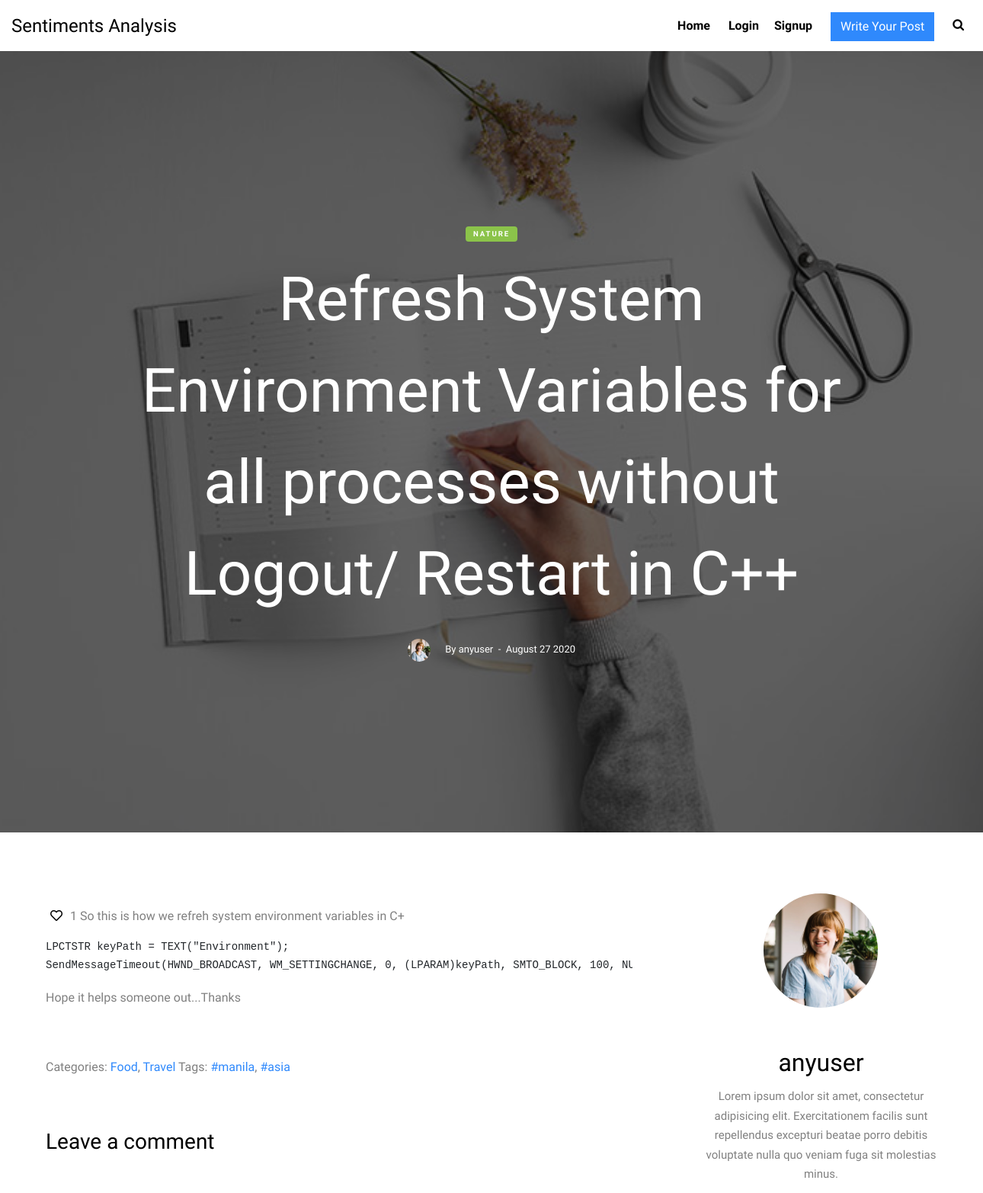
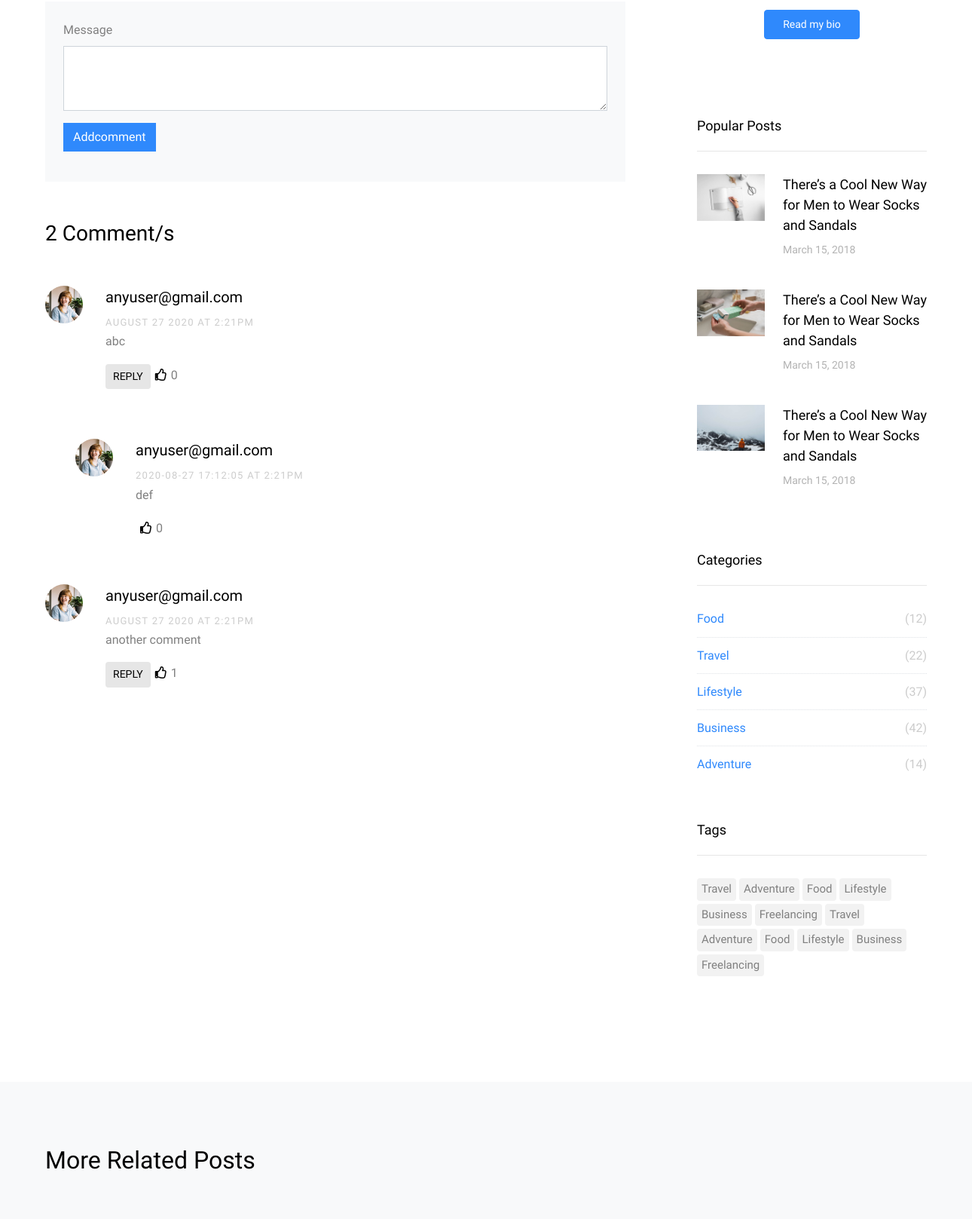
/code/single.php?id=18 (upper part), run on the app's committed database (2 pictures, top to bottom).
### tables this page shows
CREATE TABLE `posts` (
  `Post_Id` int(11) NOT NULL,
  `P_Title` varchar(250) NOT NULL,
  `Author_Id` int(100) NOT NULL,
  `Author_Name` varchar(50) NOT NULL,
  `Description` text NOT NULL,
  `Time` timestamp NOT NULL DEFAULT current_timestamp() ON UPDATE current_timestamp(),
  `T_Comments` int(50) NOT NULL,
  `Post_Likes` int(100) NOT NULL,
  `P_Thumbnail` varchar(250) NOT NULL
);

CREATE TABLE `users` (
  `Id` int(11) NOT NULL,
  `Username` varchar(100) NOT NULL,
  `Email` varchar(250) NOT NULL,
  `Password` varchar(250) NOT NULL,
  `UserType` varchar(100) NOT NULL,
  `Image_Name` varchar(500) NOT NULL,
  `Status` varchar(50) NOT NULL
);

CREATE TABLE `comments` (
  `Comment_Id` int(11) NOT NULL,
  `Post_Id` int(11) NOT NULL,
  `Commenter_Id` int(11) NOT NULL,
  `Commenter_Name` varchar(100) NOT NULL,
  `Comment` varchar(32768) NOT NULL,
  `C_Likes` int(11) NOT NULL,
  `C_Replys` int(11) NOT NULL,
  `Timee` timestamp NOT NULL DEFAULT current_timestamp() ON UPDATE current_timestamp()
);

CREATE TABLE `replys` (
  `Reply_Id` int(11) NOT NULL,
  `Post_Id` int(11) NOT NULL,
  `Comment_Id` int(11) NOT NULL,
  `Repliers_Id` int(11) NOT NULL,
  `Repliers_Email` varchar(150) NOT NULL,
  `Reply` varchar(32768) NOT NULL,
  `R_Likes` int(11) NOT NULL,
  `Time` timestamp NOT NULL DEFAULT current_timestamp() ON UPDATE current_timestamp()
);

### code/single.php (the view, shortened to what this page needs)
<!DOCTYPE html>
<html lang="en">
<head>
  <?php require 'connection.php';session_start();?>
  <link href="https://use.fontawesome.com/releases/v5.4.1/css/all.css" rel="stylesheet">
  <link rel="stylesheet" href="fonts/icomoon/style.css">
  <link rel="stylesheet" href="css/bootstrap.min.css">
  <link rel="stylesheet" href="css/magnific-popup.css">
  <link rel="stylesheet" href="css/jquery-ui.css">
  <link rel="stylesheet" href="css/owl.carousel.min.css">
  <link rel="stylesheet" href="css/owl.theme.default.min.css">
  <link rel="stylesheet" href="css/bootstrap-datepicker.css">
  <link rel="stylesheet" href="fonts/flaticon/font/flaticon.css">
  <link rel="stylesheet" href="css/aos.css">
  <link rel="stylesheet" href="css/style.css">
</head>
<body>
<div class="site-wrap">
  <header class="site-navbar" role="banner">
    <div class="container-fluid">
      <div class="row align-items-center">
        <div class="col-4 site-logo">
          <a href="index.html" class="text-black h2 mb-0">Sentiments Analysis</a>
        </div>
        <div class="col-8 text-right">
          <nav class="site-navigation" role="navigation">
            <ul class="site-menu js-clone-nav mr-auto d-none d-lg-block mb-0">
              <li><a href="index.php">Home</a></li>
              <?php
                  if(!isset($_SESSION['id'])){
                  echo '<li><a data-toggle="modal" data-target="#myModal" style="cursor: pointer;">Login</a></li>';
                  echo '<li><a data-toggle="modal" data-target="#myModalSIGNUP" style="cursor: pointer;">Signup</a></li>';
                  }
                  elseif(isset($_SESSION['id'])){
                  echo '<li><a href="logout.php">Logout</a></li>';
                  }
              ?>
              <li class="nav-item"><?php
                  if(!isset($_SESSION['id'])){
                  echo '<button class="btn btn-primary" type="submit" data-toggle="modal" data-target="#myModal">Write Your Post</button>';
                  }
                  elseif(isset($_SESSION['id'])){
                  echo '<a href="writepost.php"><button class="btn btn-primary">Write Your Post</button></a>';
                  }
                  ?>
              </li>
              <li class="d-none d-lg-inline-block"><a href="#" class="js-search-toggle"><span class="icon-search"></span></a></li>
            </ul>
          </nav>
        </div>
      </div>
    </div>
  </header>
  <?php
  if(isset($_GET['id'])){
  $sql3 ="SELECT * FROM posts Where Post_Id='{$_GET['id']}'";
  $res3 = mysqli_query($conn,$sql3);
  $row=mysqli_fetch_array($res3);
  $sql4 ="SELECT * FROM users Where Id='{$row['Author_Id']}'";
  $res4 = mysqli_query($conn,$sql4);
  $row1=mysqli_fetch_array($res4);
  $time = $row['Time'];$explode = explode(' ', $time);
  $explodedtime = $explode[0];
  $time=strtotime($explodedtime);
  $month=date("F",$time);
  $year=date("Y",$time);
  $day=date("j",$time);
  $date = $month." ".$day." ".$year;
  ?>
  <div class="site-cover site-cover-sm same-height overlay single-page" style="background-image: url('images/<?=$row['P_Thumbnail'];?>');">
    <div class="container">
      <div class="row same-height justify-content-center">
        <div class="col-md-12 col-lg-10">
          <div class="post-entry text-center">
            <span class="post-category text-white bg-success mb-3">Nature</span>
            <h1 class="mb-4"><a href="#"><?=$row['P_Title'];?></a></h1>
            <div class="post-meta align-items-center text-center">
              <figure class="author-figure mb-0 mr-3 d-inline-block"><img src="images/<?=$row1['Image_Name'];?>" alt="Image" class="img-fluid"></figure>
              <span class="d-inline-block mt-1">By&nbsp;<?=$row1['Username'];?></span>
              <span>&nbsp;-&nbsp; <?=$date;?></span>
            </div>
          </div>
        </div>
      </div>
    </div>
  </div>
  <?php '';}?>
  <section class="site-section py-lg">
    <div class="container">
      <div class="row blog-entries element-animate">
        <div class="col-md-12 col-lg-8 main-content">
          <div class="post-content-body">
            <p><form style="float: left;">
                <?php echo'<button style="background:none;border: none;text-decoration: none;display: inline-block;outline:none;" name="like" id="like" value="like"';?>
                <?php if(isset($_SESSION['id'])){
                  echo 'type="submit" onclick="return likepost('.$row['Post_Id'].')"';}
                elseif(!isset($_SESSION['id'])){echo 'type="button" data-toggle="modal" data-target="#myModal"';}
                echo '';?><i class="far fa-heart fa-heart1" id="liker"></i></button>
                <?php echo "<span id='updatelikes".$row['Post_Id']."'>".$row['Post_Likes']."</span>";?>&nbsp;
              </form>
            </p>
            <p><?=$row['Description'];?></p>
          </div>
          <div class="pt-5">
            <p>Categories:  <a href="#">Food</a>, <a href="#">Travel</a>  Tags: <a href="#">#manila</a>, <a href="#">#asia</a></p>
          </div>
          <div class="comment-form-wrap pt-5">
              <h3 class="mb-5">Leave a comment</h3>
              <form class="p-4 bg-light">
                <div class="form-group">
                  <label for="message">Message</label>
                  <textarea name="cdata" id="cdata<?=$row['Post_Id']?>" cols="30" rows="3" class="form-control"></textarea>
                </div>
                <div class="form-group">
                  <?php
                  if(!isset($_SESSION['id'])){
                  echo '<button type="button" data-toggle="modal" data-target="#myModal" class="btn btn-primary" style="cursor: pointer;">Addcomment</button>';
                  }
                  elseif(isset($_SESSION['id'])){
                  echo '<input type="submit" name="comment" id="comment" value="Addcomment" class="btn btn-primary" onclick="return addcommentt('.$row['Post_Id'].')">';
                  }
                  ?>
                </div>
              </form>
            </div>
          <?php
            $sql5 ="SELECT * FROM comments Where Post_Id='{$_GET['id']}'";
            $res5 = mysqli_query($conn,$sql5);
          ?>
          <div class="pt-5">
            <h3 class="mb-5"><?php echo mysqli_num_rows($res5);?>&nbsp;Comment/s</h3>
            <ul class="comment-list">
              <?php
              while($row2=mysqli_fetch_array($res5)){
              $time = $row2['Timee'];$explode = explode(' ', $time);
              $explodedtime = $explode[0];
              $time=strtotime($explodedtime);
              $month=date("F",$time);
              $year=date("Y",$time);
              $day=date("j",$time);
              $date = $month." ".$day." ".$year;
              ?>
              <li class="comment" id="updatecomment<?=$row2['Comment_Id']?>">
                <div class="vcard">
                  <img src="images/person_1.jpg" alt="Image placeholder">
                </div>
                <div class="comment-body">
                  <h3><?=$row2['Commenter_Name']?></h3>
                  <div class="meta"><?=$date?> at 2:21pm</div>
                  <p><?=$row2['Comment']?></p>
                  <form style="display:inline;">
                      <?php
                      echo "<button style='background:none;border: none;text-decoration: none;display: inline-block;outline: none;' name='likecomment' id='likecomment".$row2['Comment_Id']."' value='like comment'";
                      if(isset($_SESSION['id'])){echo 'type="submit" onclick="return likecommentt('.$row['Post_Id'].','.$row2['Comment_Id'].')"';}
                      else{echo 'type="button" data-toggle="modal" data-target="#myModal"';}
                      echo '>';?><i class="far fa-thumbs-up fa-thumbs-up1" id="thumbs-up1<?=$row2['Comment_Id']?>"></i></button><span id="updatecommentlikes<?=$row2['Comment_Id']?>"><?=$row2["C_Likes"]?></span>
                  </form>
                  <p style="float: left;"><button class="reply rounded" onclick="return togglecommentbox(<?=$row2['Comment_Id']?>)" style="border:none;outline:none;">Reply</button></p>
                </div>
                <?php if(($row2['C_Replys'])>0){
                $sql6 = "SELECT * FROM replys WHERE Comment_Id='{$row2['Comment_Id']}'";
                $res6 = mysqli_query($conn,$sql6);
                if($res6){
                  while ($row3=mysqli_fetch_assoc($res6)){
                ?>
                <ul class="children updatereply<?=$row3['Reply_Id']?>">
                  <li class="comment">
                    <div class="vcard">
                      <img src="images/person_1.jpg" alt="Image placeholder">
                    </div>
                    <div class="comment-body">
                      <h3><?=$row3['Repliers_Email']?></h3>
                      <div class="meta"><?=$row3['Time']?> at 2:21pm</div>
                      <p><?=$row3['Reply']?></p>
                  <form style="display:inline;">
                    <?php
                    echo '<button style="background:none;border: none;text-decoration: none;display: inline-block;outline:none;" name="likereply" id="likereply" value="like reply"';
                    if(isset($_SESSION['id'])){echo 'type="submit" onclick="return likereplyy('.$row['Post_Id'].','.$row2['Comment_Id'].','.$row3['Reply_Id'].')"';}
                    else{echo 'type="button" data-toggle="modal" data-target="#myModal"';}
                    echo'><i class="far fa-thumbs-up fa-thumbs-up2"></i></button>';
                    echo '<span id="updatereplylikes'.$row3['Reply_Id'].'">'.$row3["R_Likes"].'</span>';
                    ?>
                    </form>
                    </div>
                  </li>
                </ul>
                <?php '';}}}?>
              </li>
              <?php '';} ?>
          </div>
        </div>
        <div class="col-md-12 col-lg-4 sidebar">
          <div class="sidebar-box">
            <div class="bio text-center">
              <img src="images/<?=$row1['Image_Name'];?>" alt="Image Placeholder" class="img-fluid mb-5">
              <div class="bio-body">
                <h2><?=$row1['Username'];?></h2>
                <p class="mb-4">Lorem ipsum dolor sit amet, consectetur adipisicing elit. Exercitationem facilis sunt repellendus excepturi beatae porro debitis voluptate nulla quo veniam fuga sit molestias minus.</p>
                <p><a href="#" class="btn btn-primary btn-sm rounded px-4 py-2">Read my bio</a></p>
                <p class="social">
                  <a href="#" class="p-2"><span class="fa fa-facebook"></span></a>
                  <a href="#" class="p-2"><span class="fa fa-twitter"></span></a>
                  <a href="#" class="p-2"><span class="fa fa-instagram"></span></a>
                  <a href="#" class="p-2"><span class="fa fa-youtube-play"></span></a>
                </p>
              </div>
            </div>
          </div>
          <div class="sidebar-box">
            <h3 class="heading">Popular Posts</h3>
            <div class="post-entry-sidebar">
              <ul>
                <li>
                  <a href="">
                    <img src="images/img_1.jpg" alt="Image placeholder" class="mr-4">
                    <div class="text">
                      <h4>There’s a Cool New Way for Men to Wear Socks and Sandals</h4>
                      <div class="post-meta">
                        <span class="mr-2">March 15, 2018 </span>
                      </div>
                    </div>
                  </a>
                </li>
                <li>
                  <a href="">
                    <img src="images/img_2.jpg" alt="Image placeholder" class="mr-4">
                    <div class="text">
                      <h4>There’s a Cool New Way for Men to Wear Socks and Sandals</h4>
                      <div class="post-meta">
                        <span class="mr-2">March 15, 2018 </span>
                      </div>
                    </div>
                  </a>
                </li>
                <li>
                  <a href="">
                    <img src="images/img_3.jpg" alt="Image placeholder" class="mr-4">
                    <div class="text">
                      <h4>There’s a Cool New Way for Men to Wear Socks and Sandals</h4>
                      <div class="post-meta">
                        <span class="mr-2">March 15, 2018 </span>
                      </div>
                    </div>
                  </a>
                </li>
              </ul>
            </div>
          </div>
          <div class="sidebar-box">
            <h3 class="heading">Categories</h3>
            <ul class="categories">
              <li><a href="#">Food <span>(12)</span></a></li>
              <li><a href="#">Travel <span>(22)</span></a></li>
              <li><a href="#">Lifestyle <span>(37)</span></a></li>
              <li><a href="#">Business <span>(42)</span></a></li>
              <li><a href="#">Adventure <span>(14)</span></a></li>
            </ul>
          </div>
          <div class="sidebar-box">
            <h3 class="heading">Tags</h3>
            <ul class="tags">
              <li><a href="#">Travel</a></li>
              <li><a href="#">Adventure</a></li>
              <li><a href="#">Food</a></li>
              <li><a href="#">Lifestyle</a></li>
              <li><a href="#">Business</a></li>
              <li><a href="#">Freelancing</a></li>
              <li><a href="#">Travel</a></li>
              <li><a href="#">Adventure</a></li>
              <li><a href="#">Food</a></li>
              <li><a href="#">Lifestyle</a></li>
              <li><a href="#">Business</a></li>
              <li><a href="#">Freelancing</a></li>
            </ul>
          </div>
        </div>
      </div>
    </div>
  </section>
  <div class="site-section bg-light">
    <div class="container">
      <div class="row mb-5">
        <div class="col-12">
          <h2>More Related Posts</h2>
        </div>
      </div>
    </div>
  </div>
</div>
</body>
</html>

### data on the page
posts: P_Thumbnail (picture), P_Title "Refresh System Environment Variables for all processes without Logout/ Restart in C++", Time "August 27 2020", Post_Likes "1", Description "So this is how we refreh system environment variables in C+ LPCTSTR keyPath = TEXT(\"Environment\"); SendMessageTimeout(HWND_BROADCAST, WM_SETTINGCHANGE, 0, (LPARAM)keyPath, SMTO_BLOCK, 100, Hope it helps someone out...Thanks"
users: Image_Name (picture), Username "anyuser"
comments: Commenter_Name "anyuser@gmail.com", Timee "AUGUST 27 2020", Comment "abc", C_Likes "0"
replys: Repliers_Email "anyuser@gmail.com", Time "2020-08-27 17:12:05", Reply "def", R_Likes "0"
comments: Commenter_Name "anyuser@gmail.com", Timee "AUGUST 27 2020", Comment "another comment", C_Likes "1"

### other printed values
mysqli_num_rows($res5) "2"
